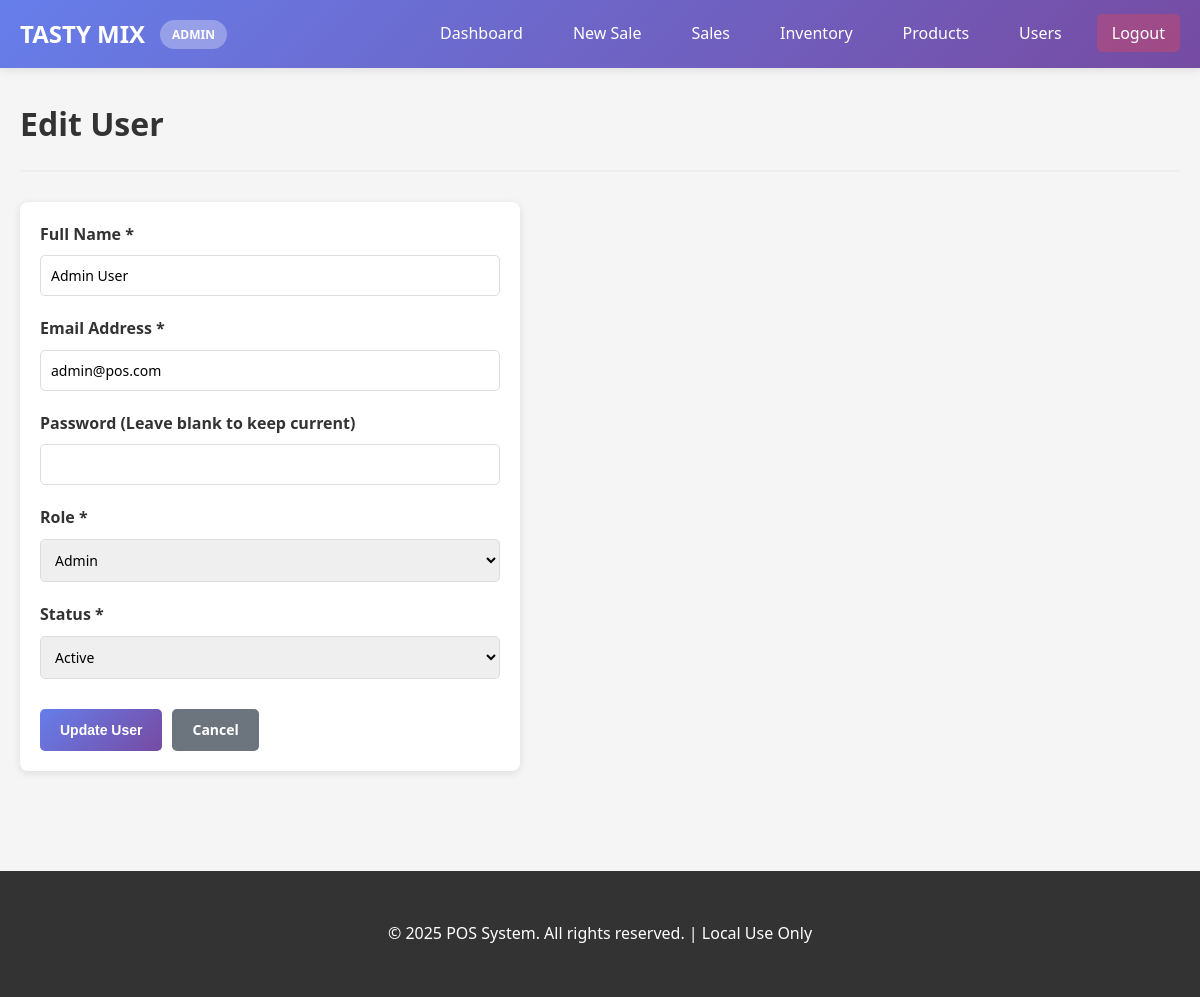
The app's page /?page=users&action=edit&id=1 (signed in) with its own data.
### tables this page shows
CREATE TABLE IF NOT EXISTS users (
    id INT PRIMARY KEY AUTO_INCREMENT,
    name VARCHAR(255) NOT NULL,
    email VARCHAR(255) UNIQUE NOT NULL,
    password VARCHAR(255) NOT NULL,
    role ENUM('admin', 'staff', 'cashier') DEFAULT 'staff',
    status ENUM('active', 'inactive') DEFAULT 'active',
    created_at TIMESTAMP DEFAULT CURRENT_TIMESTAMP,
    updated_at TIMESTAMP DEFAULT CURRENT_TIMESTAMP ON UPDATE CURRENT_TIMESTAMP,
    INDEX idx_email (email),
    INDEX idx_role (role)
);

### src/Controllers/UserController.php (called while the page is built, shortened)
<?php
require_once __DIR__ . '/../Models/User.php';
class UserController {
    private $userModel;
    public function __construct() {
        $this->userModel = new User();
    }
    public function edit($id) {
        $user = $this->userModel->getById($id);
        include __DIR__ . '/../Views/users/edit.php';
    }
}
?>

### src/Models/User.php (called while the page is built, shortened)
<?php
require_once __DIR__ . '/Database.php';
class User extends Database {
    public function getById($id) {
        $sql = "SELECT * FROM users WHERE id = ?";
        return $this->fetch($sql, [$id]);
    }
}
?>

### src/Models/Database.php (called while the page is built, shortened)
<?php
class Database {
    private $conn;
    public function __construct() {
        global $pdo;
        $this->conn = $pdo;
    }
    public function query($sql, $params = []) {
        try {
            $stmt = $this->conn->prepare($sql);
            $stmt->execute($params);
            return $stmt;
        } catch(PDOException $e) {
            die("Query error: " . $e->getMessage());
        }
    }
    public function fetch($sql, $params = []) {
        $stmt = $this->query($sql, $params);
        return $stmt->fetch(PDO::FETCH_ASSOC);
    }
}
?>

### src/Views/users/edit.php (the view, shortened to what this page needs)
<!DOCTYPE html>
<html lang="en">
<head>
    <link rel="stylesheet" href="assets/css/style.css">
</head>
<body>
    <?php include __DIR__ . '/../layouts/header.php'; ?>
    <div class="container">
        <div class="page-header">
            <h1>Edit User</h1>
        </div>
        <div class="card" style="max-width: 500px;">
            <div class="card-body">
                <form method="POST" action="?page=users&action=update" class="form">
                    <div class="form-group">
                        <label for="name">Full Name *</label>
                        <input type="text" id="name" name="name" value="<?php echo htmlspecialchars($user['name']); ?>" required>
                    </div>
                    <div class="form-group">
                        <label for="email">Email Address *</label>
                        <input type="email" id="email" name="email" value="<?php echo htmlspecialchars($user['email']); ?>" required>
                    </div>
                    <div class="form-group">
                        <label for="password">Password (Leave blank to keep current)</label>
                        <input type="password" id="password" name="password">
                    </div>
                    <div class="form-group">
                        <label for="role">Role *</label>
                        <select id="role" name="role" required>
                            <option value="admin" <?php echo $user['role'] === 'admin' ? 'selected' : ''; ?>>Admin</option>
                        </select>
                    </div>
                    <div class="form-group">
                        <label for="status">Status *</label>
                        <select id="status" name="status" required>
                            <option value="active" <?php echo $user['status'] === 'active' ? 'selected' : ''; ?>>Active</option>
                        </select>
                    </div>
                    <div class="form-actions">
                        <button type="submit" class="btn btn-primary">Update User</button>
                        <a href="?page=users" class="btn btn-secondary">Cancel</a>
                    </div>
                </form>
            </div>
        </div>
    </div>
    <?php include __DIR__ . '/../layouts/footer.php'; ?>
</body>
</html>

### public/assets/css/style.css (style rules this page uses)
* { margin: 0; padding: 0; box-sizing: border-box; }
body { font-family: 'Segoe UI', Tahoma, Geneva, Verdana, sans-serif; background-color: #f5f5f5; color: #333; line-height: 1.6; }
.container { max-width: 1400px; margin: 0 auto; padding: 30px 20px; }
.page-header { display: flex; justify-content: space-between; align-items: center; margin-bottom: 30px; padding-bottom: 20px; border-bottom: 2px solid #eee; }
.page-header h1 { font-size: 32px; color: #333; }
.card { background: white; border-radius: 8px; box-shadow: 0 2px 8px rgba(0, 0, 0, 0.1); overflow: hidden; margin-bottom: 20px; }
.card-body { padding: 20px; }
.btn { display: inline-block; padding: 10px 20px; border: none; border-radius: 5px; cursor: pointer; font-weight: 600; text-decoration: none; transition: all 0.3s; font-size: 14px; }
.btn-primary { background: linear-gradient(135deg, #667eea 0%, #764ba2 100%); color: white; }
.btn-secondary { background: #6c757d; color: white; }
.form { display: flex; flex-direction: column; gap: 20px; }
.form-group { display: flex; flex-direction: column; }
.form-group label { margin-bottom: 8px; font-weight: 600; color: #333; }
.form-group input, .form-group select, .form-group textarea { padding: 10px; border: 1px solid #ddd; border-radius: 5px; font-size: 14px; font-family: inherit; }
.form-actions { display: flex; gap: 10px; margin-top: 10px; }

### records on screen
users: name "Admin User", email "admin@pos.com", role "Admin", status "Active"

### other values on screen
$_SESSION['role'] "ADMIN"
